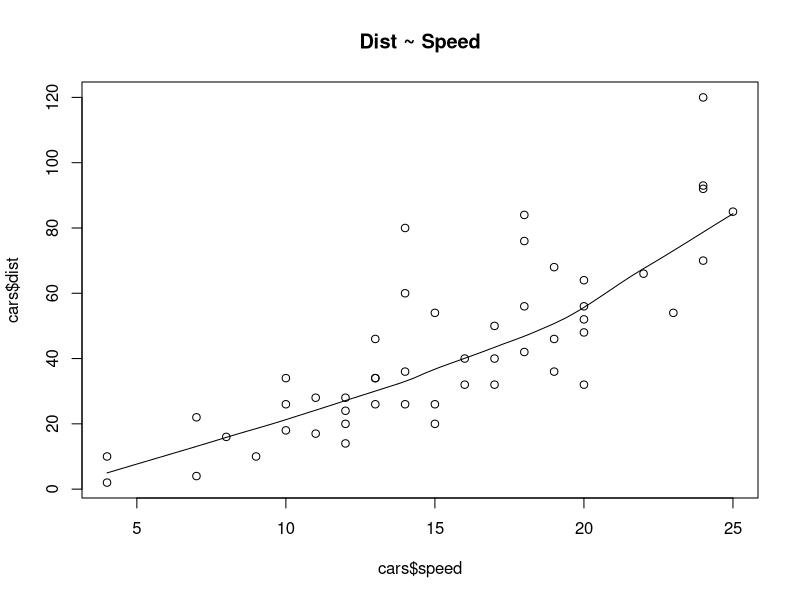
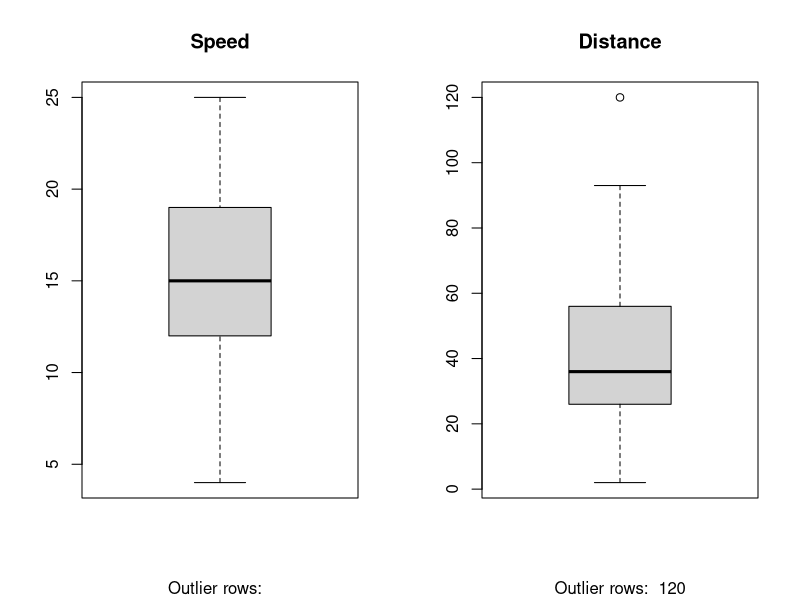
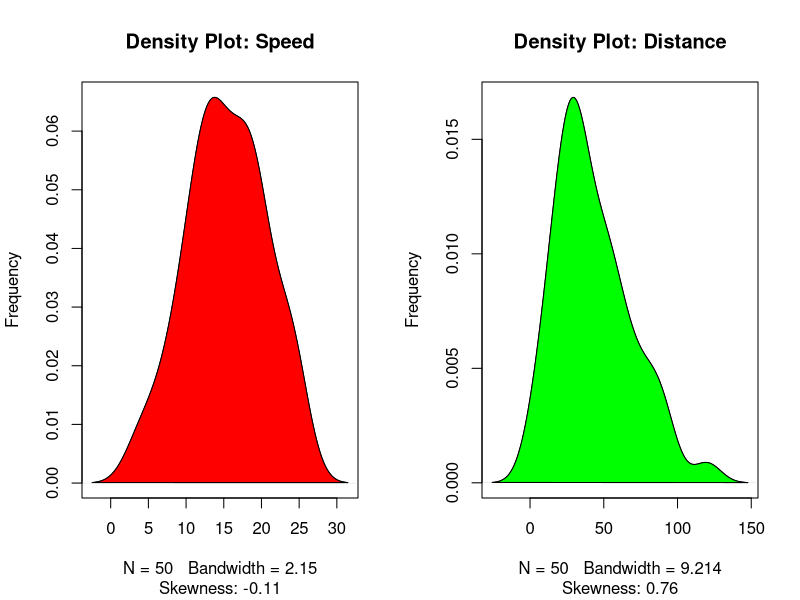

Here is the R script that generated these plots, in order:
setwd("C:\\Users\\user\\Desktop\\data analytics\\class4_Saptarshi_Regression")

library(e1071)

data()
head(cars)
tail(cars)
scatter.smooth(x=cars$speed, y=cars$dist, main="Dist ~ Speed")  # scatterplot

par(mfrow=c(1, 2))  # divide graph area in 2 columns
boxplot(cars$speed, main="Speed", sub=paste("Outlier rows: ", boxplot.stats(cars$speed)$out))  # box plot for 'speed'
boxplot(cars$dist, main="Distance", sub=paste("Outlier rows: ", boxplot.stats(cars$dist)$out))  # box plot for 'distance'


par(mfrow=c(1, 2))  # divide graph area in 2 columns
plot(density(cars$speed), main="Density Plot: Speed", ylab="Frequency", sub=paste("Skewness:", round(e1071::skewness(cars$speed), 2)))  # density plot for 'speed'
polygon(density(cars$speed), col="red")
plot(density(cars$dist), main="Density Plot: Distance", ylab="Frequency", sub=paste("Skewness:", round(e1071::skewness(cars$dist), 2)))  # density plot for 'dist'
polygon(density(cars$dist), col="green")


#Linear regression model
linearMod <- lm(dist ~ speed, data=cars)
summary(linearMod)


modelSummary <- summary(linearMod)  # capture model summary as an object
modelCoeffs <- modelSummary$coefficients  # model coefficients
beta.estimate <- modelCoeffs["speed", "Estimate"]  # get beta estimate for speed
std.error <- modelCoeffs["speed", "Std. Error"]  # get std.error for speed
t_value <- beta.estimate/std.error  # calc t statistic
p_value <- 2*pt(-abs(t_value), df=nrow(cars)-ncol(cars))  # calc p Value
f_statistic <- linearMod$fstatistic[1]  # fstatistic
f <- summary(linearMod)$fstatistic  # parameters for model p-value calc
model_p <- pf(f[1], f[2], f[3], lower=FALSE)
